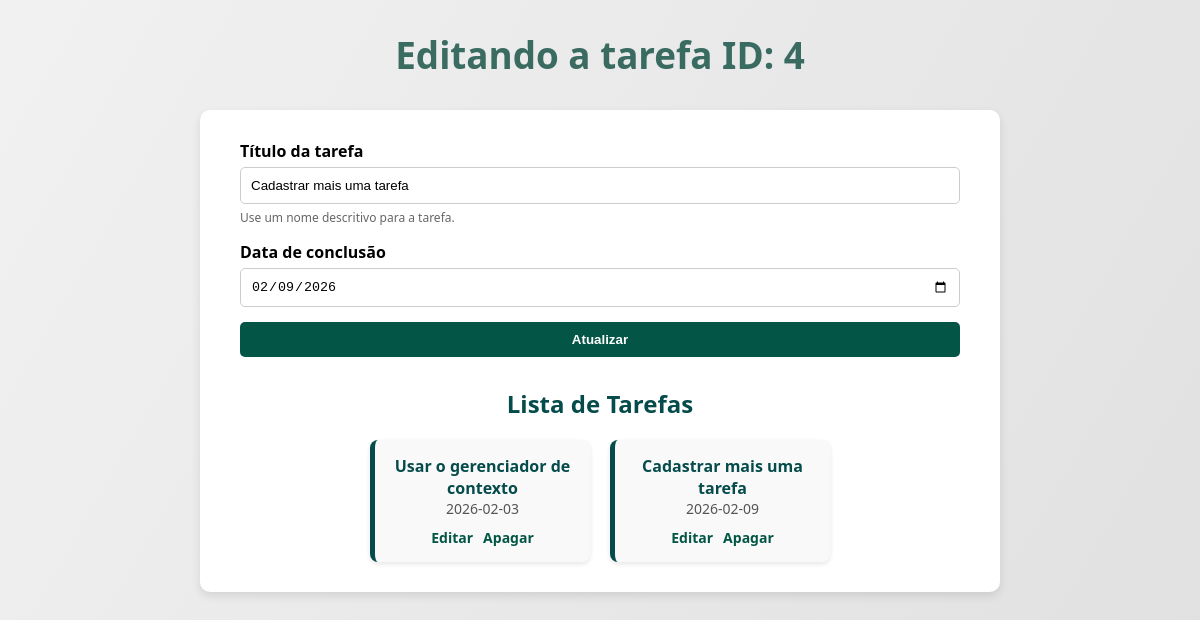
Page /update/4 on the committed database.
### tables this page shows
CREATE TABLE tarefas (
        id INTEGER PRIMARY KEY AUTOINCREMENT,
        titulo_tarefa TEXT NOT NULL,
        data_conclusao TEXT);

### app.py (the view)
@app.route('/update/<int:idTarefa>', methods=['GET', 'POST'] )
def update(idTarefa):
    tarefa = None
    if request.method == 'POST':
        titulo = request.form['titulo-tarefa']
        data = request.form['data-conclusao']
        tarefa = Tarefa(titulo, data, idTarefa)
        tarefa.atualizar_tarefa()
        return redirect(url_for('agenda'))
    tarefas = Tarefa.obter_tarefas()
    tarefa_selecionada = Tarefa.id(idTarefa)
    return render_template('agenda.html', titulo=f'Editando a tarefa ID: {idTarefa}', tarefas=tarefas, tarefa_selecionada=tarefa_selecionada)

### models/database.py (called while the page is built)
    def buscar_tudo(self, query: str, params: tuple = ()) -> list[Any]:
        self.cursor.execute(query, params)
        return self.cursor.fetchall()

    def close(self) -> None:
        self.connection.close()

    def __enter__(self) -> Self:
        return self

    def __exit__(self, exc_type: Optional[Type[BaseException]], exc_value: Optional[BaseException], tb: Optional[TracebackType]) -> None:
        if exc_type is not None:
            print('Exceção capturada no contexto:')
            print(f'Tipo: {exc_type.__name__}')
            print(f'Mensagem: {exc_value}')
            print('Traceback completo:')
            traceback.print_tb(tb)
        self.close()

### models/tarefa.py (called while the page is built)
    @classmethod
    def id(cls, id: int) -> Self:
        with Database('./data/tarefas.sqlite3') as db:
            query: str = 'SELECT titulo_tarefa, data_conclusao FROM tarefas WHERE id = ?;'
            params: tuple = (id,)
            resultado: list[Any] = db.buscar_tudo(query, params)
            [[titulo, data]] = resultado
        return cls(id_tarefa=id, titulo_tarefa=titulo, data_conclusao=data)

    @classmethod
    def obter_tarefas(cls):
        with Database('./data/tarefas.sqlite3') as db:
            query = 'SELECT titulo_tarefa, data_conclusao, id FROM tarefas;'
            resultados: list[Any] = db.buscar_tudo(query)
            tarefas: list[Self] = [cls(titulo, data, id) for titulo, data, id in resultados]
            return tarefas

### templates/agenda.html
{% extends 'base.html' %}
{% block content %}
<section class="card formulario">
    <form method="POST">
        <div class="campo">
            <label for="titulo-tarefa">Título da tarefa</label>
            <input
                type="text"
                name="titulo-tarefa"
                id="titulo-tarefa"
                value="{{ tarefa_selecionada.titulo_tarefa if tarefa_selecionada else '' }}"
                required
            >
            <small>Use um nome descritivo para a tarefa.</small>
        </div>
        <div class="campo">
            <label for="data-conclusao">Data de conclusão</label>
            <input
                type="date"
                name="data-conclusao"
                id="data-conclusao"
                value="{{ tarefa_selecionada.data_conclusao if tarefa_selecionada else '' }}"
            >
        </div>
        <button type="submit">
            {{ 'Atualizar' if tarefa_selecionada else 'Adicionar' }}
        </button>
    </form>
</section>
<h2>Lista de Tarefas</h2>
{% if tarefas %}
<section id="lista-de-tarefas">
    {% for tarefa in tarefas %}
    <div class="card-tarefa">
        <p>{{ tarefa.titulo_tarefa }}</p>
        <span class="data">
            {{ tarefa.data_conclusao or 'Sem data definida' }}
        </span>
        <div class="acoes">
            <a href="{{ url_for('update', idTarefa=tarefa.id_tarefa) }}">Editar</a>
            <a href="{{ url_for('delete', idTarefa=tarefa.id_tarefa) }}">Apagar</a>
        </div>
    </div>
    {% endfor %}
</section>
{% else %}
<p class="vazio">Nenhuma tarefa cadastrada</p>
{% endif %}
{% endblock %}

### static/style.css (style rules this page uses)
* { margin: 0; padding: 0; box-sizing: border-box; }
.formulario form { display: flex; flex-direction: column; gap: 15px; }
.campo { display: flex; flex-direction: column; gap: 5px; }
.campo label { font-weight: bold; }
.campo input { padding: 10px; border-radius: 5px; border: 1px solid #ccc; }
.campo small { font-size: 12px; color: #666; }
button { padding: 10px; background-color: #035646; color: white; border: none; border-radius: 5px; font-weight: bold; cursor: pointer; }
h2 { text-align: center; margin: 30px 0 20px; color: #054b4b; }
#lista-de-tarefas { display: flex; flex-wrap: wrap; justify-content: center; gap: 20px; }
.card-tarefa { flex: 1 1 220px; min-width: 220px; max-width: 220px; min-height: 120px; background: #f9f9f9; border-left: 5px solid #054b4b; border-radius: 8px; padding: 15px; text-align: center; display: flex; flex-direction: column; justify-content: space-between; box-shadow: 0 2px 5px rgba(0,0,0,0.1); }
.card-tarefa p { font-weight: bold; color: #054b4b; }
.card-tarefa .data { font-size: 14px; color: #555; }
.acoes { display: flex; justify-content: center; gap: 10px; margin-top: 10px; }
.acoes a { text-decoration: none; font-size: 14px; color: #035646; font-weight: bold; }

### rows in the picture
tarefas: titulo-tarefa "Cadastrar mais uma tarefa", data-conclusao "02/09/2026", titulo_tarefa "Cadastrar mais uma tarefa", data_conclusao "2026-02-09"
tarefas: titulo_tarefa "Usar o gerenciador de contexto", data_conclusao "2026-02-03"

### other values in the picture
{{ titulo }} "Editando a tarefa ID: 4"
{{ 'Atualizar' if tarefa_selecionada else 'Adicionar' }} "Atualizar"
